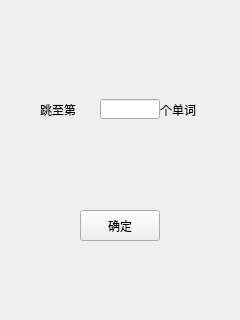
<?xml version="1.0" encoding="UTF-8"?>
<ui version="4.0">
 <class>skipTo</class>
 <widget class="QWidget" name="skipTo">
  <property name="geometry">
   <rect>
    <x>0</x>
    <y>0</y>
    <width>240</width>
    <height>320</height>
   </rect>
  </property>
  <property name="windowTitle">
   <string>Form</string>
  </property>
  <widget class="QLabel" name="label">
   <property name="geometry">
    <rect>
     <x>40</x>
     <y>90</y>
     <width>80</width>
     <height>40</height>
    </rect>
   </property>
   <property name="text">
    <string>跳至第</string>
   </property>
  </widget>
  <widget class="QLineEdit" name="wordNumLineEdit">
   <property name="geometry">
    <rect>
     <x>100</x>
     <y>99</y>
     <width>60</width>
     <height>20</height>
    </rect>
   </property>
  </widget>
  <widget class="QLabel" name="label_2">
   <property name="geometry">
    <rect>
     <x>160</x>
     <y>90</y>
     <width>80</width>
     <height>40</height>
    </rect>
   </property>
   <property name="text">
    <string>个单词</string>
   </property>
  </widget>
  <widget class="QPushButton" name="pushButton">
   <property name="geometry">
    <rect>
     <x>80</x>
     <y>210</y>
     <width>80</width>
     <height>31</height>
    </rect>
   </property>
   <property name="text">
    <string>确定</string>
   </property>
  </widget>
 </widget>
 <resources/>
 <connections/>
</ui>
